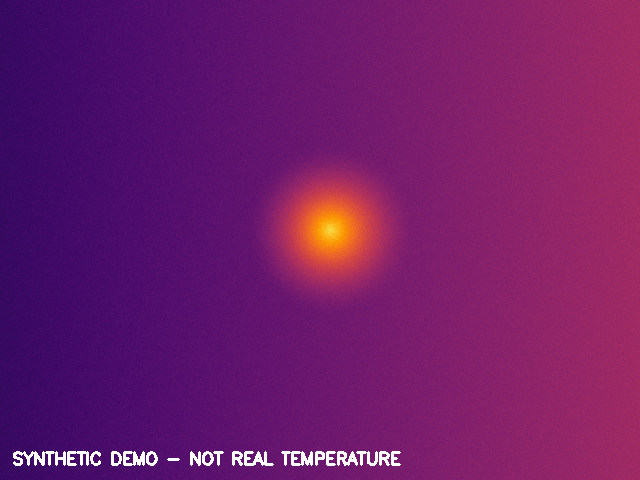
#> input picture sample_data/single_hotspot.png, 640 x 480 px
$ python -i main.py   (imports and definitions only)
#> lines starting #> are read from the running program, lines starting #| are printed output that depends on the picture; after the words box and inside, x2 and y2 are one past the last pixel; in counts of white or black regions, pixels touching at a corner belong together
#> further down, picture is the input picture: shape (480, 640, 3); mean B, G, R 106.4, 27.8, 112.7
import argparse, csv, time
from datetime import datetime
from pathlib import Path
import cv2
import numpy as np

ROOT = Path(__file__).resolve().parent
OUT = ROOT / "outputs"
LOG = OUT / "anomaly_log.csv"

def detect(frame, threshold=220, min_area=120):
#> called with threshold = 220, min_area = 120
    gray = cv2.cvtColor(frame, cv2.COLOR_BGR2GRAY) if frame.ndim == 3 else frame
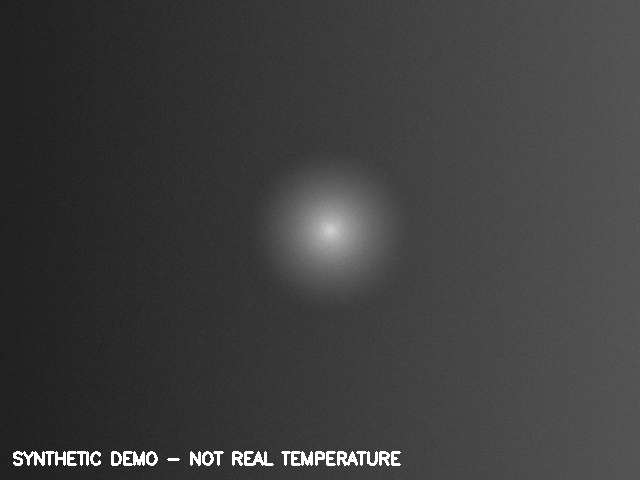
#> gray: shape (480, 640); min 27, max 255, mean 62.1
    adaptive = int(min(250, max(threshold, float(gray.mean() + 2 * gray.std()))))
#> adaptive = 220
    _, mask = cv2.threshold(gray, adaptive, 255, cv2.THRESH_BINARY)
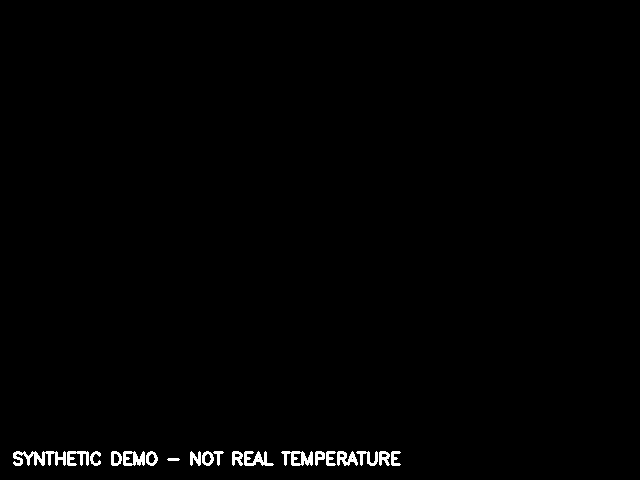
#> mask: shape (480, 640); 0.91% white; 19 white regions, largest, box (x1, y1, x2, y2) and area: (13, 451, 66, 466) 427, (281, 451, 313, 466) 278, (244, 451, 274, 466) 235
    kernel = np.ones((5, 5), np.uint8)
    mask = cv2.morphologyEx(mask, cv2.MORPH_OPEN, kernel)
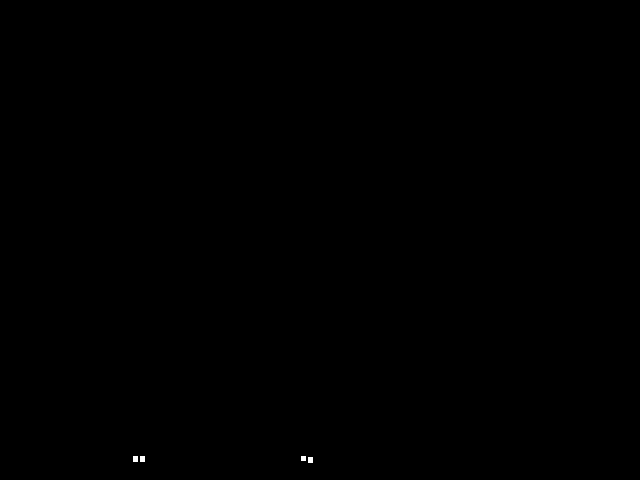
#> mask: shape (480, 640); 0.04% white; 4 white regions, box (x1, y1, x2, y2) and area: (133, 456, 138, 462) 30, (140, 456, 145, 462) 30, (308, 457, 313, 463) 30, (301, 456, 306, 461) 25
    mask = cv2.morphologyEx(mask, cv2.MORPH_CLOSE, kernel)
#> mask: shape (480, 640); 0.04% white; 2 white regions
    contours, _ = cv2.findContours(mask, cv2.RETR_EXTERNAL, cv2.CHAIN_APPROX_SIMPLE)
#> contours = 2 contours; box (x1, y1, x2, y2) and area: (133, 456, 145, 462) 55, (301, 456, 313, 463) 46
    annotated = frame.copy() if frame.ndim == 3 else cv2.cvtColor(frame, cv2.COLOR_GRAY2BGR)
    found = []
    for c in contours:
        area = cv2.contourArea(c)
        if area < min_area: continue
        x, y, w, h = cv2.boundingRect(c)
        roi = gray[y:y+h, x:x+w]
        peak, mean = int(roi.max()), float(roi.mean())
        severity = "HIGH" if peak >= 245 or mean >= 235 else "WARNING"
        item = dict(severity=severity, x=x, y=y, width=w, height=h, area_px=int(area),
                    peak_intensity=peak, mean_intensity=round(mean, 2))
        found.append(item)
        color = (0, 0, 255) if severity == "HIGH" else (0, 165, 255)
        cv2.rectangle(annotated, (x,y), (x+w,y+h), color, 2)
        cv2.putText(annotated, f"{severity} | peak={peak}", (x,max(22,y-8)),
                    cv2.FONT_HERSHEY_SIMPLEX, .55, color, 2)
#> this loop made 2 passes
#> area on pass 1: 46
#> (c, area) on pass 2: ([[133, 456], [133, 461], [144, 461], [144, 456]], 55)
#> after the loop, found = []
    label = f"ANOMALY CANDIDATES: {len(found)}" if found else "STATUS: NORMAL"
#> label = 'STATUS: NORMAL'
    cv2.putText(annotated, label, (12,28), cv2.FONT_HERSHEY_SIMPLEX, .7, (255,255,255), 2)
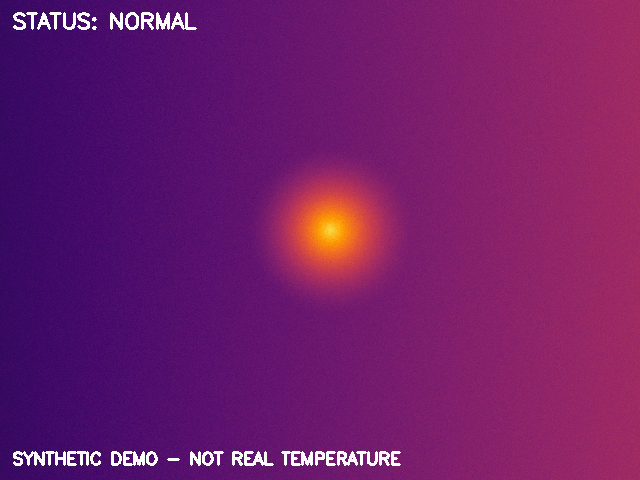
#> annotated: shape (480, 640, 3); 0.46% of pixels changed, all inside (x1, y1, x2, y2) = (13, 12, 197, 30)
    return annotated, found

# [56 lines left out: functions log_results, image_mode, stream_mode, main, not called in this run]

# [1 line not run here, left out]

>>> import cv2
>>> picture = cv2.imread('sample_data/single_hotspot.png')
>>> result = detect(picture)
